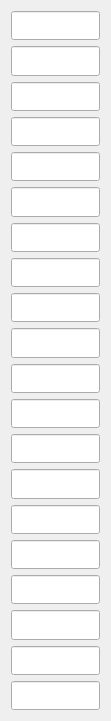
     <widget class="QWidget" name="layoutWidget_11">
      <property name="geometry">
       <rect>
        <x>1300</x>
        <y>20</y>
        <width>111</width>
        <height>721</height>
       </rect>
      </property>
      <layout class="QVBoxLayout" name="verticalLayout_14">
       <item>
        <widget class="QLineEdit" name="lineEdit_98">
         <property name="sizePolicy">
          <sizepolicy hsizetype="Expanding" vsizetype="Expanding">
           <horstretch>0</horstretch>
           <verstretch>0</verstretch>
          </sizepolicy>
         </property>
        </widget>
       </item>
       <item>
        <widget class="QLineEdit" name="lineEdit_99">
         <property name="sizePolicy">
          <sizepolicy hsizetype="Expanding" vsizetype="Expanding">
           <horstretch>0</horstretch>
           <verstretch>0</verstretch>
          </sizepolicy>
         </property>
        </widget>
       </item>
       <item>
        <widget class="QLineEdit" name="lineEdit_100">
         <property name="sizePolicy">
          <sizepolicy hsizetype="Expanding" vsizetype="Expanding">
           <horstretch>0</horstretch>
           <verstretch>0</verstretch>
          </sizepolicy>
         </property>
        </widget>
       </item>
       <item>
        <widget class="QLineEdit" name="lineEdit_101">
         <property name="sizePolicy">
          <sizepolicy hsizetype="Expanding" vsizetype="Expanding">
           <horstretch>0</horstretch>
           <verstretch>0</verstretch>
          </sizepolicy>
         </property>
        </widget>
       </item>
       <item>
        <widget class="QLineEdit" name="lineEdit_102">
         <property name="sizePolicy">
          <sizepolicy hsizetype="Expanding" vsizetype="Expanding">
           <horstretch>0</horstretch>
           <verstretch>0</verstretch>
          </sizepolicy>
         </property>
        </widget>
       </item>
       <item>
        <widget class="QLineEdit" name="lineEdit_103">
         <property name="sizePolicy">
          <sizepolicy hsizetype="Expanding" vsizetype="Expanding">
           <horstretch>0</horstretch>
           <verstretch>0</verstretch>
          </sizepolicy>
         </property>
        </widget>
       </item>
       <item>
        <widget class="QLineEdit" name="lineEdit_104">
         <property name="sizePolicy">
          <sizepolicy hsizetype="Expanding" vsizetype="Expanding">
           <horstretch>0</horstretch>
           <verstretch>0</verstretch>
          </sizepolicy>
         </property>
        </widget>
       </item>
       <item>
        <widget class="QLineEdit" name="lineEdit_105">
         <property name="sizePolicy">
          <sizepolicy hsizetype="Expanding" vsizetype="Expanding">
           <horstretch>0</horstretch>
           <verstretch>0</verstretch>
          </sizepolicy>
         </property>
        </widget>
       </item>
       <item>
        <widget class="QLineEdit" name="lineEdit_106">
         <property name="sizePolicy">
          <sizepolicy hsizetype="Expanding" vsizetype="Expanding">
           <horstretch>0</horstretch>
           <verstretch>0</verstretch>
          </sizepolicy>
         </property>
        </widget>
       </item>
       <item>
        <widget class="QLineEdit" name="lineEdit_107">
         <property name="sizePolicy">
          <sizepolicy hsizetype="Expanding" vsizetype="Expanding">
           <horstretch>0</horstretch>
           <verstretch>0</verstretch>
          </sizepolicy>
         </property>
        </widget>
       </item>
       <item>
        <widget class="QLineEdit" name="lineEdit_108">
         <property name="sizePolicy">
          <sizepolicy hsizetype="Expanding" vsizetype="Expanding">
           <horstretch>0</horstretch>
           <verstretch>0</verstretch>
          </sizepolicy>
         </property>
        </widget>
       </item>
       <item>
        <widget class="QLineEdit" name="lineEdit_112">
         <property name="sizePolicy">
          <sizepolicy hsizetype="Expanding" vsizetype="Expanding">
           <horstretch>0</horstretch>
           <verstretch>0</verstretch>
          </sizepolicy>
         </property>
        </widget>
       </item>
       <item>
        <widget class="QLineEdit" name="lineEdit_113">
         <property name="sizePolicy">
          <sizepolicy hsizetype="Expanding" vsizetype="Expanding">
           <horstretch>0</horstretch>
           <verstretch>0</verstretch>
          </sizepolicy>
         </property>
        </widget>
       </item>
       <item>
        <widget class="QLineEdit" name="lineEdit_114">
         <property name="sizePolicy">
          <sizepolicy hsizetype="Expanding" vsizetype="Expanding">
           <horstretch>0</horstretch>
           <verstretch>0</verstretch>
          </sizepolicy>
         </property>
        </widget>
       </item>
       <item>
        <widget class="QLineEdit" name="lineEdit_115">
         <property name="sizePolicy">
          <sizepolicy hsizetype="Expanding" vsizetype="Expanding">
           <horstretch>0</horstretch>
           <verstretch>0</verstretch>
          </sizepolicy>
         </property>
        </widget>
       </item>
       <item>
        <widget class="QLineEdit" name="lineEdit_116">
         <property name="sizePolicy">
          <sizepolicy hsizetype="Expanding" vsizetype="Expanding">
           <horstretch>0</horstretch>
           <verstretch>0</verstretch>
          </sizepolicy>
         </property>
        </widget>
       </item>
       <item>
        <widget class="QLineEdit" name="lineEdit_117">
         <property name="sizePolicy">
          <sizepolicy hsizetype="Expanding" vsizetype="Expanding">
           <horstretch>0</horstretch>
           <verstretch>0</verstretch>
          </sizepolicy>
         </property>
        </widget>
       </item>
       <item>
        <widget class="QLineEdit" name="lineEdit_118">
         <property name="sizePolicy">
          <sizepolicy hsizetype="Expanding" vsizetype="Expanding">
           <horstretch>0</horstretch>
           <verstretch>0</verstretch>
          </sizepolicy>
         </property>
        </widget>
       </item>
       <item>
        <widget class="QLineEdit" name="lineEdit_119">
         <property name="sizePolicy">
          <sizepolicy hsizetype="Expanding" vsizetype="Expanding">
           <horstretch>0</horstretch>
           <verstretch>0</verstretch>
          </sizepolicy>
         </property>
        </widget>
       </item>
       <item>
        <widget class="QLineEdit" name="lineEdit_120">
         <property name="sizePolicy">
          <sizepolicy hsizetype="Expanding" vsizetype="Expanding">
           <horstretch>0</horstretch>
           <verstretch>0</verstretch>
          </sizepolicy>
         </property>
        </widget>
       </item>
      </layout>
     </widget>
